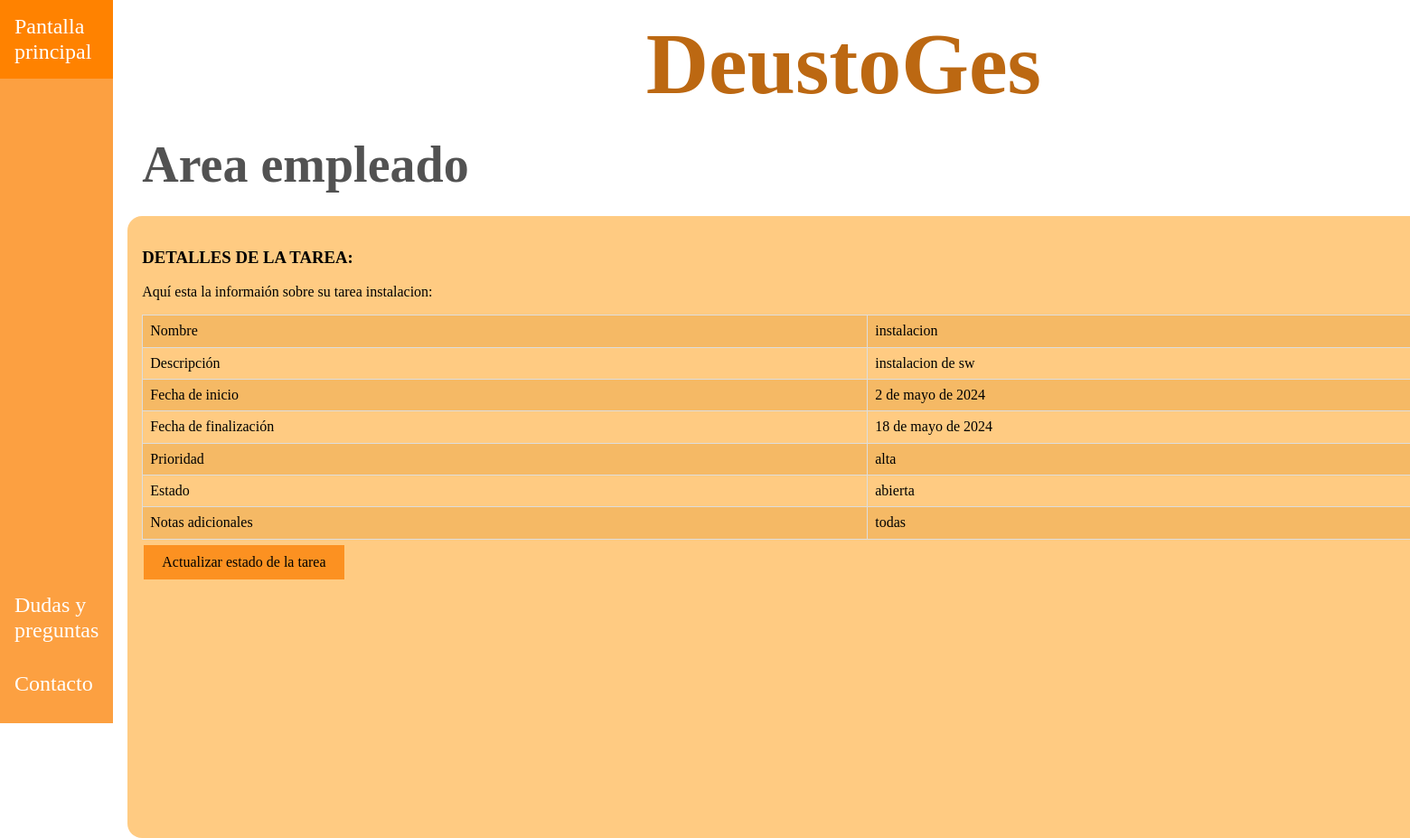
The app's page /appDeustoGes/empleados/14/tareas/4, older data.
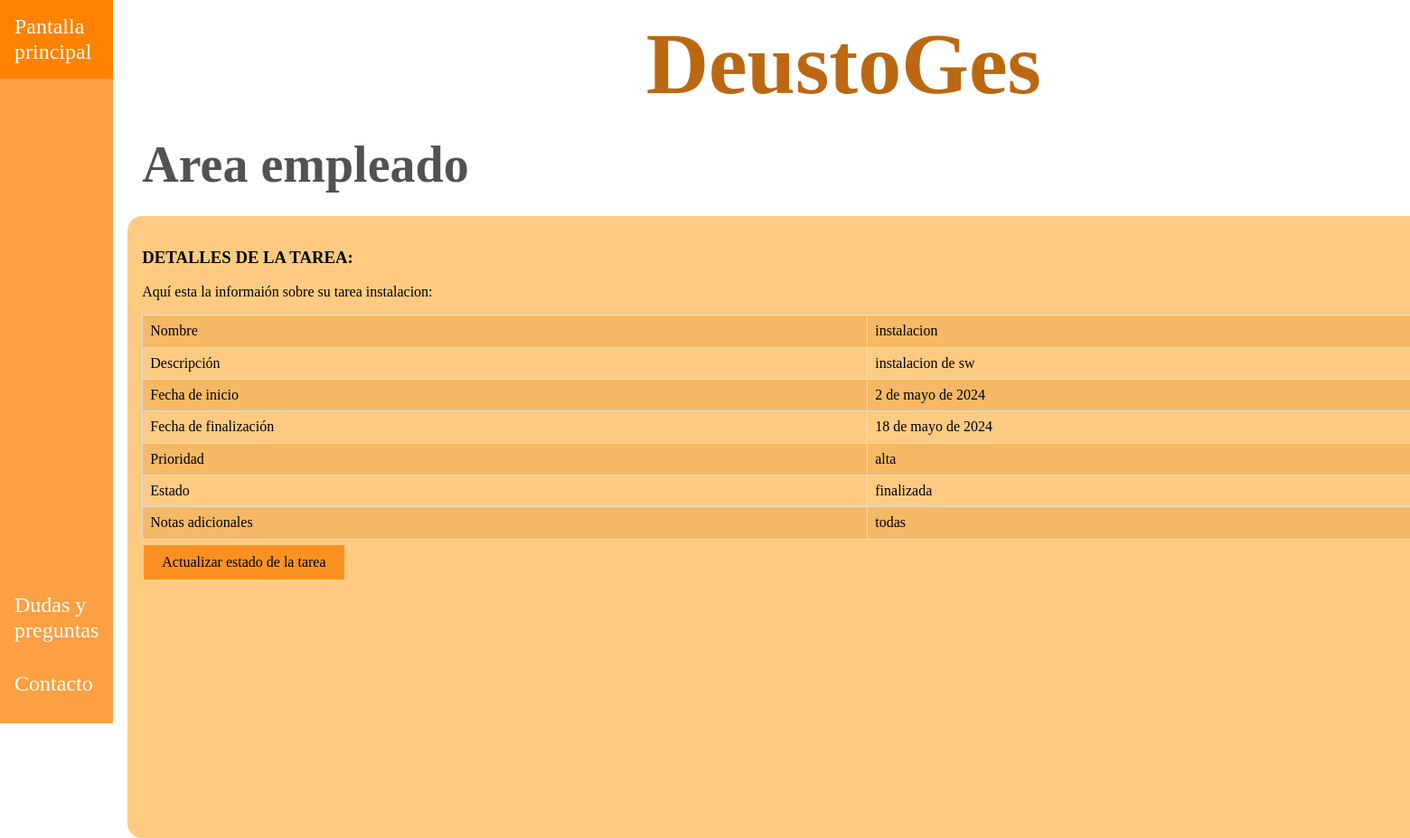
The same page, newer data.
### appDeustoGes/models.py (models this page shows, shortened)
class Tarea(models.Model):
    nombre = models.CharField(max_length=15)
    descripcion = models.TextField()
    fecha_inicio = models.DateField()
    fecha_fin = models.DateField()
    prioridad = models.CharField(max_length=10, choices=(('alta', 'Alta'), ('media', 'Media'), ('baja', 'Baja')))
    estado = models.CharField(max_length=20, choices=(
        ('abierta', 'Abierta'), ('asignada', 'Asignada'), ('en_proceso', 'En proceso'), ('finalizada', 'Finalizada')))
    notas_adicionales = models.TextField()
    empleado = models.ForeignKey(Empleado, on_delete=models.CASCADE)
    created = models.DateTimeField(auto_now_add=True,blank=True, null=True)
    updated = models.DateTimeField(auto_now=True,blank=True, null=True)
    class Meta:
        verbose_name = 'tarea'
        verbose_name_plural = 'tareas'

### appDeustoGes/views.py (the view)
# urls.py: path("/empleados/<int:id_empleado>/tareas/<int:id_tarea>", views.show_tarea, name='tarea_detail'),
def show_tarea(request, id_tarea, id_empleado):
    tarea = get_object_or_404(Tarea, id=id_tarea)
    empleado = get_object_or_404(Empleado, id=id_empleado)
    context = {'tarea': tarea, 'empleado': empleado}
    return render(request, "appDeustoGes/tarea_detail.html", context)

### templates/appDeustoGes/tarea_detail.html
{% extends "base.html" %}
{% block css %}
    <link rel="stylesheet" href="/../static/css/normalize.css">
    <link rel="stylesheet" href="/../static/css/style.css">
{% endblock %}
{% block nav_header %}
    <nav class="barra-lateral">
        <ul class="listado-barra-lateral">
            <div>
                <li><a href="{% url 'pantalla_empleado' empleado.id %}">Pantalla principal</a></li>
            </div>
            <div>
                <li><a href="">Dudas y preguntas</a></li>
                <li><a href="">Contacto</a></li>
                <li><a href="{% url 'login' %}">Salir</a></li>
            </div>
        </ul>
    </nav>
{% endblock %}
{% block main_contenido %}
    <h2>Area empleado</h2>
    <div class="contenido">
        <h3>DETALLES DE LA TAREA:</h3>
    <p>Aquí esta la informaión sobre su tarea {{ tarea.nombre }}:</p>
    {% if tarea %}
        <table class="estilos-table">
    <tr>
        <td>Nombre</td>
        <td>{{ tarea.nombre }}</td>
    </tr>
    <tr>
        <td>Descripción</td>
        <td>{{ tarea.descripcion }}</td>
    </tr>
    <tr>
        <td>Fecha de inicio</td>
        <td>{{ tarea.fecha_inicio }}</td>
    </tr>
    <tr>
        <td>Fecha de finalización</td>
        <td>{{ tarea.fecha_fin }}</td>
    </tr>
    <tr>
        <td>Prioridad</td>
        <td>{{ tarea.prioridad }}</td>
    </tr>
    <tr>
        <td>Estado</td>
        <td>{{ tarea.estado }}</td>
    </tr>
    <tr>
        <td>Notas adicionales</td>
        <td>{{tarea.notas_adicionales}}</td>
    </tr>
</table>
    {% endif %}
        <button class="añadir-button">
        <a href="{% url 'tarea_update' empleado.id tarea.id %}">Actualizar estado de la tarea</a>
        </button>
    </div>
{% endblock %}

Row changes from the older to the newer data that the page shows:
changed Tarea "instalacion": estado "abierta" → "finalizada"
